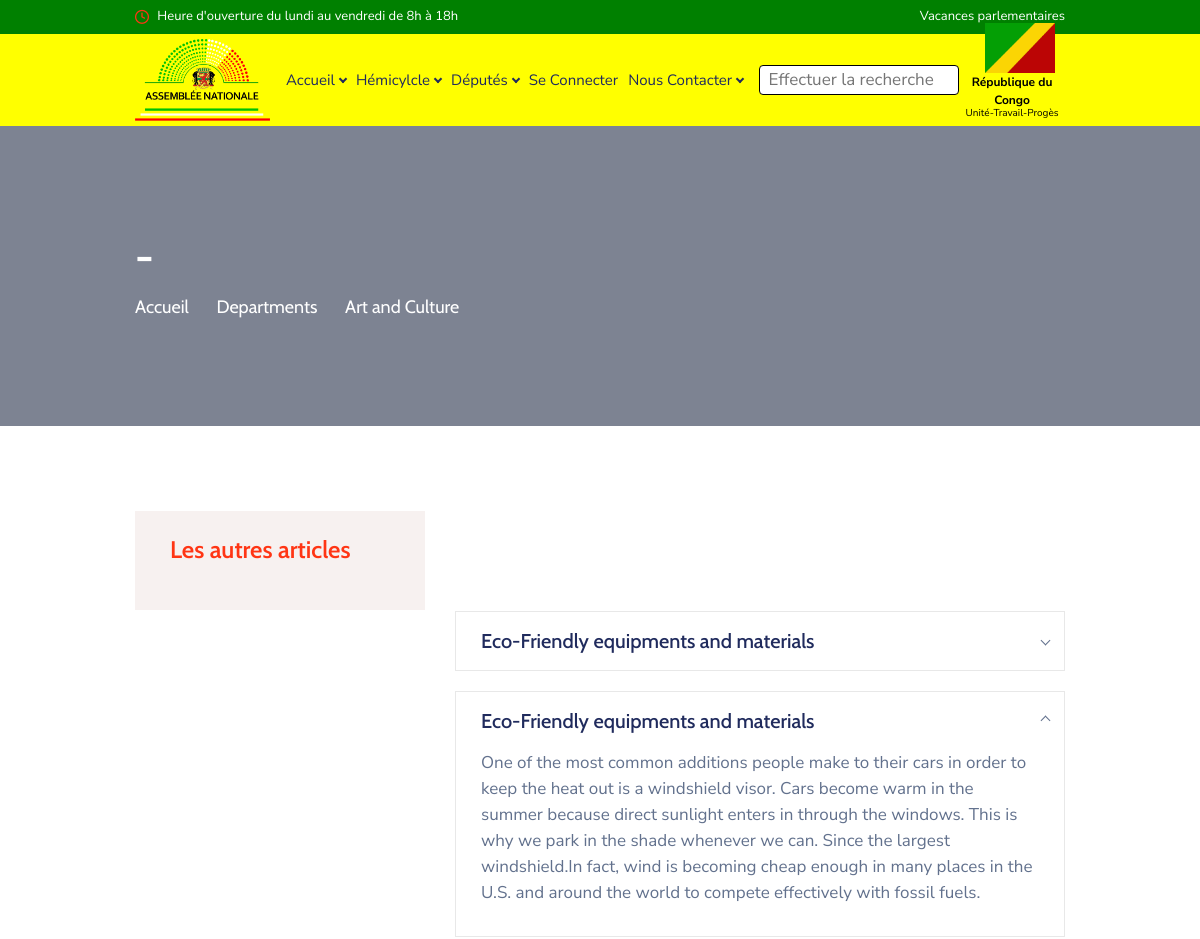
Page /article-details/5 (upper part) on the earlier database version.
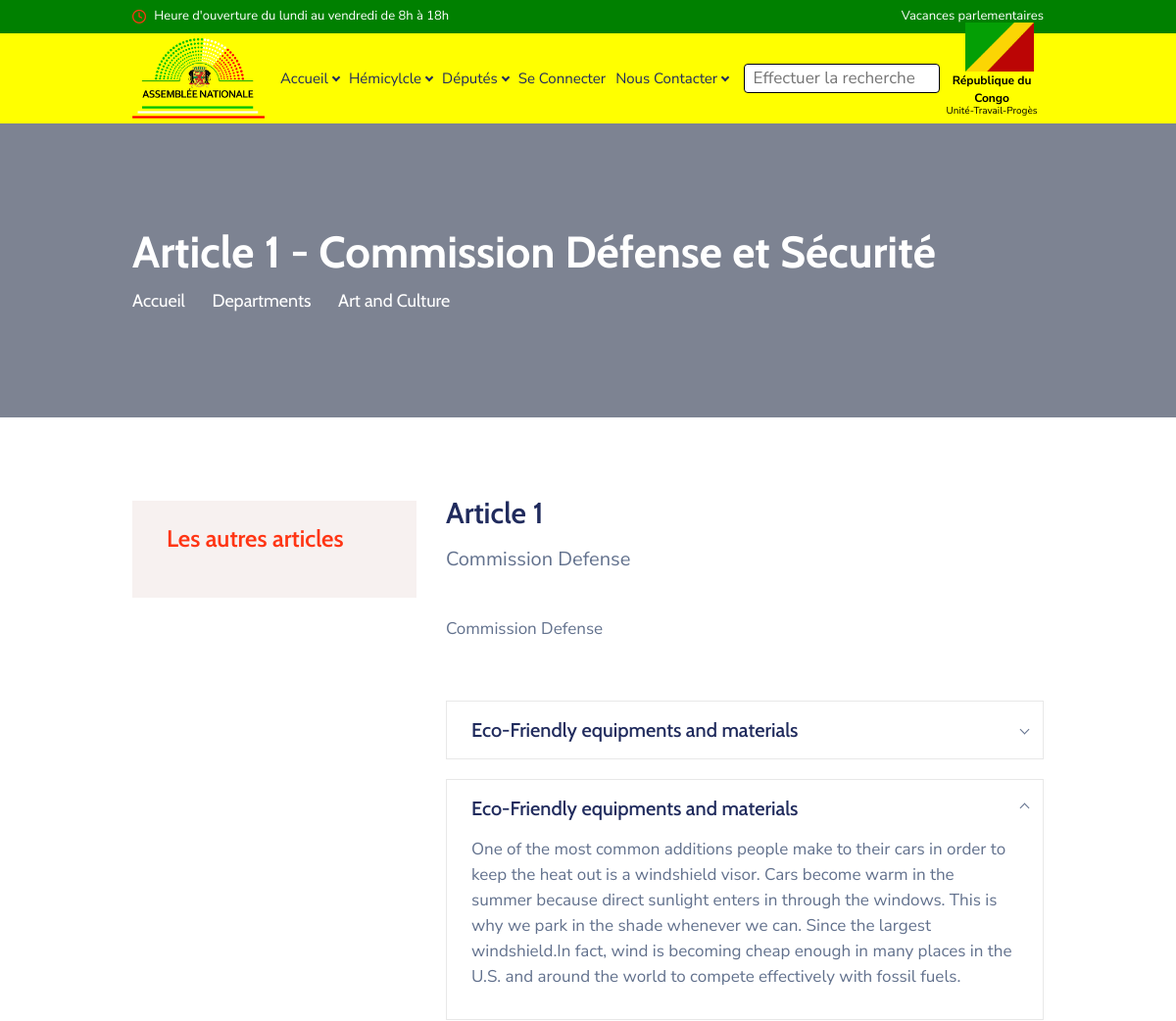
Same page on the later database version.
### web/models.py (models this page shows, shortened)
class Article(models.Model):
    titre = models.CharField(max_length=50, verbose_name="Titre de l'article", blank=False, null=False)
    description = models.TextField(verbose_name="Description de l'article", blank=False, null=False)
    categorie = models.ForeignKey(Categorie, on_delete=models.DO_NOTHING, null=True)
    created_at = models.DateTimeField(auto_now=True)
    updated_at = models.DateTimeField(auto_now=True)

class Categorie(models.Model):
    nom = models.CharField(max_length=255, blank=False, verbose_name="Nom de la categorie",null=False)
    icone = models.FileField(upload_to="commissions/icones/", blank=True, null=True, verbose_name="Icone de la categorie")

### web/views.py (the view)
# urls.py: path('article-details/<str:id>', views.article_details, name='article-details'),
def article_details(request, id):
    context = {}
    try:
        article = Article.objects.get(pk=id)
        categorie = Categorie.objects.get(pk=article.categorie.pk)
        articles = categorie.article_set.all()
        context = {
            'article': article,
            'articles': articles
        }
    except:
        messages.error(request, "L'article n'existe pas")
    return render(request, 'web/article_details.html', context)

### web/templates/web/article_details.html (shortened to what this page needs)
{% extends 'web/base.html' %}
{% block content %}
<main>
    <header class="pageMainHead d-flex position-relative bgCover w-100 text-white" style="background-image: url(http://placehold.it/1920x300);">
        <div class="alignHolder d-flex w-100 align-items-center">
            <div class="align w-100 position-relative">
                <div class="container">
                    <h1 class="text-white mb-2">{{article.titre}} - {{article.categorie.nom}}</h1>
                    <nav aria-label="breadcrumb">
                        <ol class="breadcrumb breadcrWhite rounded-0 border-0 p-0 fontAlter mb-0">
                            <li class="breadcrumb-item"><a href="home.html">Accueil</a></li>
                            <li class="breadcrumb-item"><a href="departments.html">Departments</a></li>
                            <li class="breadcrumb-item active" aria-current="page">Art and Culture</li>
                        </ol>
                    </nav>
                </div>
            </div>
        </div>
    </header>
    <article class="dsSingleContent pt-7 pb-2 pt-md-10 pb-md-1 pt-lg-16 pb-lg-10 pt-xl-21 pb-xl-16">
        <div class="container">
            <div class="row">
                <div class="col-12 col-lg-8 col-xl-9 order-lg-2 mb-6">
                    <div class="pl-xl-14">
                        <header class="fzMedium mb-9">
                            <h2 class="fwSemiBold h2vii">{{article.titre}}</h2>
                            <p>{{article.description}}</p>
                        </header>
                        <div class="overflow-hidden mb-3 mb-lg-7">
                            <p>{{article.description}}</p>
                        </div>
                        <div class="accordion ctAccordion" id="ctdepartsAccordion">
                            <div class="ctaccRow mb-4">
                                <div class="ctaccOpener">
                                    <a class="fontAlter fwMedium" href="#ctr1" data-toggle="collapse" aria-expanded="false" aria-controls="ctr1">Eco-Friendly equipments and materials</a>
                                </div>
                            </div>
                            <div class="ctaccRow mb-4">
                                <div class="ctaccOpener">
                                    <a class="fontAlter fwMedium" href="#ctr2" data-toggle="collapse" aria-expanded="true" aria-controls="ctr2">Eco-Friendly equipments and materials</a>
                                </div>
                                <div class="collapse show ctaccSlide" id="ctr2" data-parent="#ctdepartsAccordion">
                                    <div class="overflow-hidden px-5 pb-1">
                                        <p>One of the most common additions people make to their cars in order to keep the heat out is a windshield visor. Cars become warm in the summer because direct sunlight enters in through the windows. This is why we park in the shade whenever we can. Since the largest windshield.In fact, wind is becoming cheap enough in many places in the U.S. and around the world to compete effectively with fossil fuels.</p>
                                    </div>
                                </div>
                            </div>
                        </div>
                    </div>
                </div>
                <div class="col-12 col-lg-4 col-xl-3 order-lg-1 mb-6">
                    <aside class="dscSidebar pt-1 mr-xl-n5">
                        <nav class="widget mb-6 mb-lg-10 widgetDepartsNav widgetBgLight py-5 px-6">
                            <h3 class="fwSemiBold mb-4">
                                Les autres articles
                            </h3>
                        </nav>
                    </aside>
                </div>
            </div>
        </div>
    </article>
</main>
{% endblock content %}

Differences in the rows shown:
added Article: titre "Article 1", categorie.nom "Commission Défense et Sécurité", description "Commission Defense"
